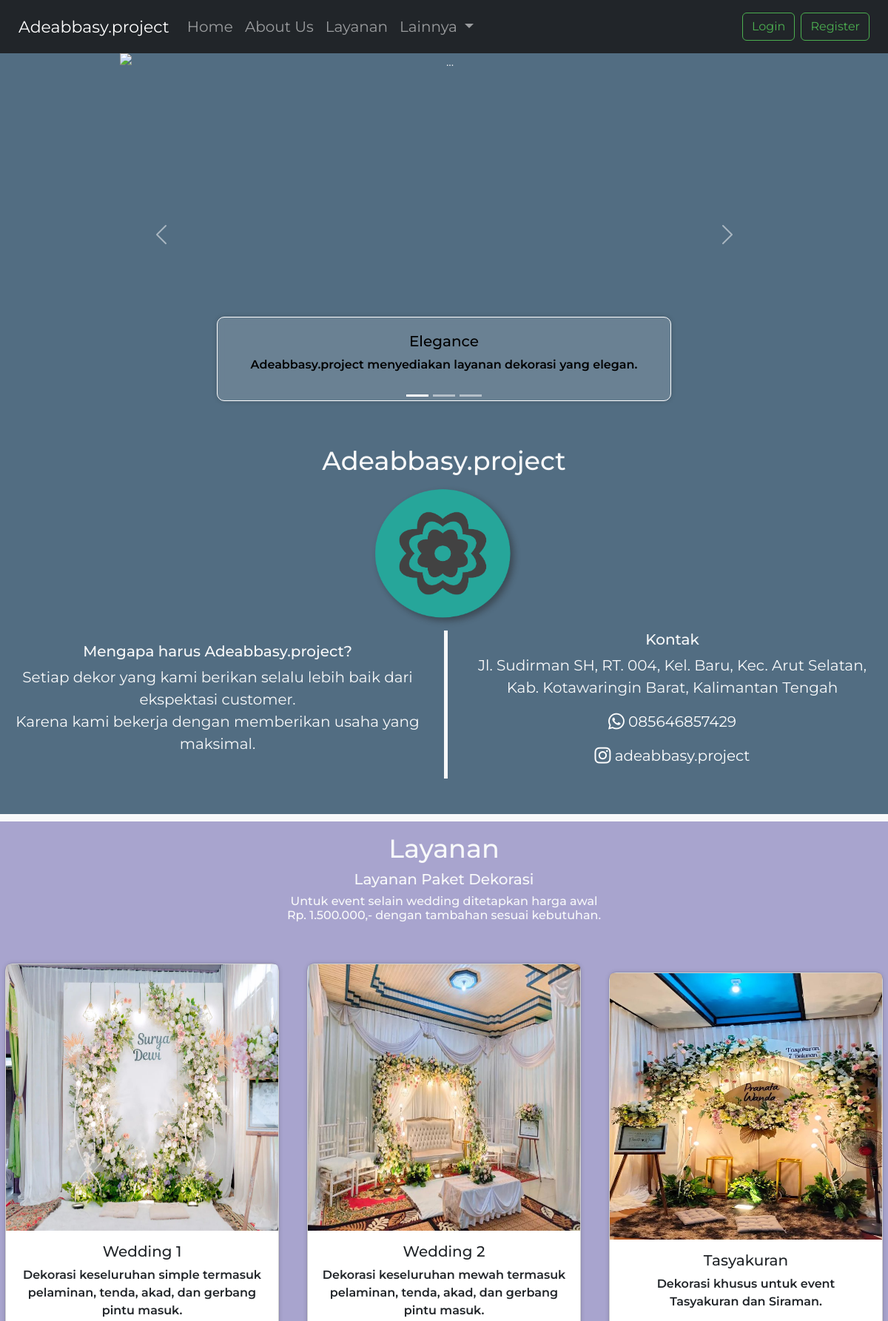
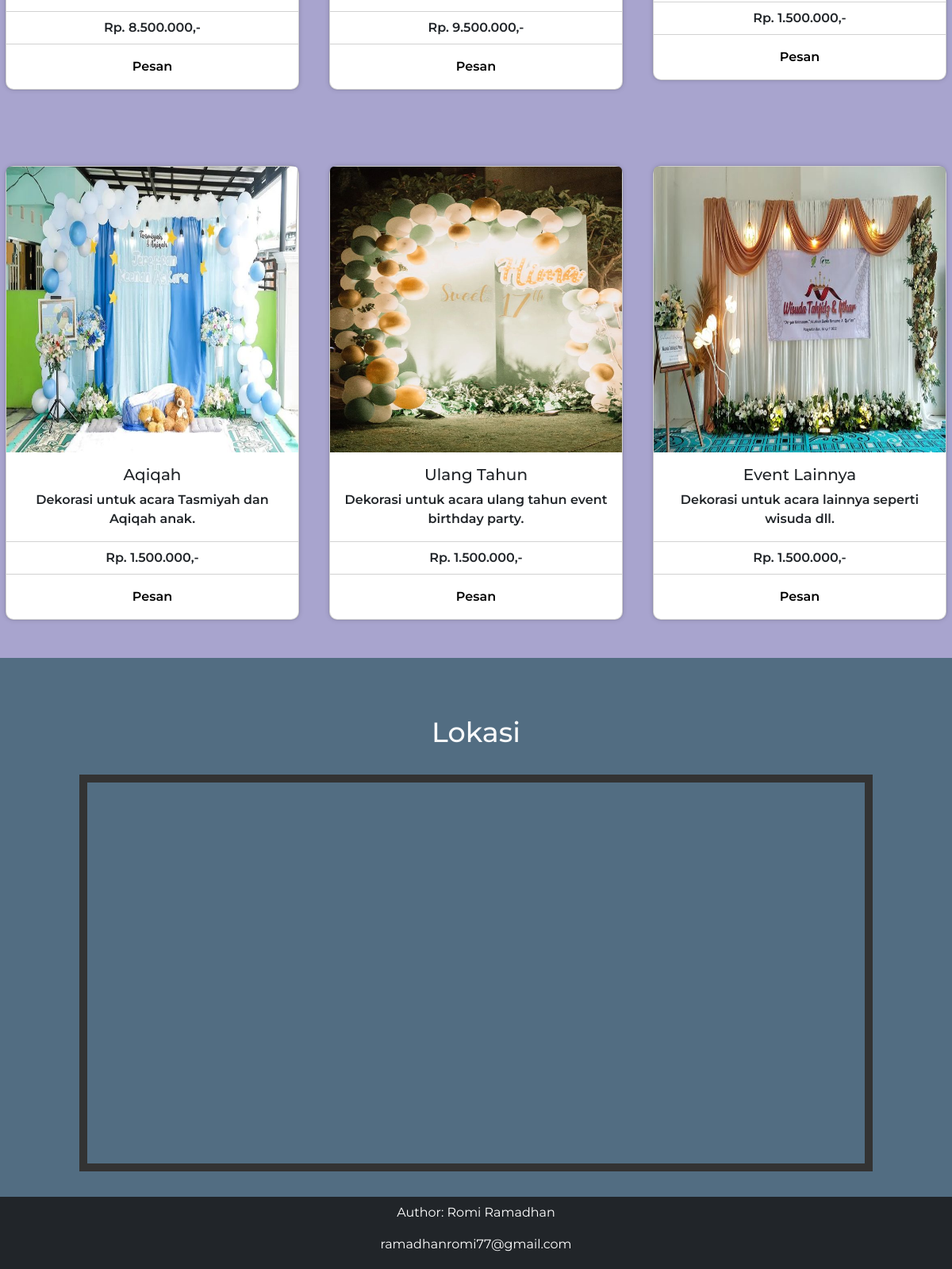
The page / on the database its author committed (2 pictures, top to bottom).
### tables this page shows
CREATE TABLE `paket_layanan` (
  `idpaket` int(10) UNSIGNED NOT NULL,
  `nama_paket` varchar(45) DEFAULT NULL,
  `deskripsi_paket` varchar(200) DEFAULT NULL,
  `harga_paket` int(10) UNSIGNED DEFAULT NULL,
  `gambar_paket` varchar(200) DEFAULT NULL
);

### admin/function.php (called while the page is built, shortened)
<?php
    $conn = mysqli_connect('localhost','root','','dbadeabbasy');
    function query($query){
        global $conn;
        $result = mysqli_query($conn, $query);
        $rows = [];
        while ($row = mysqli_fetch_assoc($result)){
            $rows[] = $row;
        }
        return $rows;
    }
?>

### index.php (the view, shortened to what this page needs)
<?php
    require ("admin/function.php");
    $paket = query ('SELECT * FROM paket_layanan;');
?>
<!DOCTYPE html>
<html lang="en">
    <head>
        <link rel="stylesheet" href="https://cdnjs.cloudflare.com/ajax/libs/bootstrap/5.3.0/css/bootstrap.min.css">
        <link rel="stylesheet" href="https://cdnjs.cloudflare.com/ajax/libs/font-awesome/6.0.0-beta3/css/all.min.css">
        <link href="https://cdn.jsdelivr.net/npm/bootstrap@5.3.0-alpha1/dist/css/bootstrap.min.css" rel="stylesheet">
    </head>
    <body style="background: white;">
        <nav class="navbar navbar-expand-lg navbar-dark bg-dark text-light sticky-top atas">
            <div class="container-fluid" style="font-size: 20px;">
                <a class="navbar-brand" href="index.php" style="font-size: 22px;">Adeabbasy.project</a>
                <div class="collapse navbar-collapse" id="navbarScroll">
                    <ul class="navbar-nav me-auto my-2 my-lg-0 navbar-nav-scroll" style="--bs-scroll-height: 100px;">
                        <li class="nav-item">
                            <a class="nav-link" aria-current="page" href="#">Home</a>
                        </li>
                        <li class="nav-item">
                            <a class="nav-link" href="#about">About Us</a>
                        </li>
                        <li class="nav-item">
                            <a class="nav-link" href="#layanan">Layanan</a>
                        </li>
                        <li class="nav-item dropdown">
                            <a class="nav-link dropdown-toggle" href="#" role="button" data-bs-toggle="dropdown" aria-expanded="false">
                                Lainnya
                            </a>
                        </li>
                    </ul>
                    <div class='d-flex' role='search'>
                        <a href="login.php"><button class="btn btn-outline-success me-2">Login</button></a>
                        <a href="register.php"><button class="btn btn-outline-success">Register</button></a>
                    </div>
                </div>
            </div>
        </nav>
        <div id="home" class="text-center text-light justify-content-between" style="height: 100%; background: #526D82; box-shadow: 0 0 6px 0 rgba(29, 29, 29, 0.21);">
            <div id="carouselExampleCaptions" class="carousel slide container-fluid justify-content-between" style="width: 75%;">
                <div class="carousel-indicators">
                    <button type="button" data-bs-target="#carouselExampleCaptions" data-bs-slide-to="0" class="active" aria-current="true" aria-label="Slide 1"></button>
                    <button type="button" data-bs-target="#carouselExampleCaptions" data-bs-slide-to="1" aria-label="Slide 2"></button>
                    <button type="button" data-bs-target="#carouselExampleCaptions" data-bs-slide-to="2" aria-label="Slide 3"></button>
                </div>
                <div class="carousel-inner">
                    <div class="carousel-item active">
                        <img src="assets/karosel3.jpg" class="d-block w-100 karoselimg" alt="..." >
                        <div class="carousel-caption kacarosel">
                            <h5>Elegance</h5>
                            <p>Adeabbasy.project menyediakan layanan dekorasi yang elegan.</p>
                        </div>
                    </div>
                </div>
                <button class="carousel-control-prev" type="button" data-bs-target="#carouselExampleCaptions" data-bs-slide="prev">
                    <span class="carousel-control-prev-icon" aria-hidden="true"></span>
                </button>
                <button class="carousel-control-next" type="button" data-bs-target="#carouselExampleCaptions" data-bs-slide="next">
                    <span class="carousel-control-next-icon" aria-hidden="true"></span>
                </button>
            </div>
            <div id="about" class="row align-items-center mt-4 mb-5 nolink">
                <div class="col-md-12 mt-2 pt-2">
                    <h2>Adeabbasy.project</h2>
                    <img src="assets/Logo1.png" alt="..." style="height: 200px; width: 300px;">
                </div>
                <div class="col-md-6">
                    <h5>Mengapa harus Adeabbasy.project?</h5>
                    <p style="font-size: 20px;">Setiap dekor yang kami berikan selalu lebih baik dari ekspektasi customer.<br>
                    Karena kami bekerja dengan memberikan usaha yang maksimal.</p>
                </div>
                <div class="col-md-6" style="border-left: 5px solid;">
                    <h5>Kontak</h5>
                    <p style="font-size: 20px;">
                        Jl. Sudirman SH, RT. 004, Kel. Baru, Kec. Arut Selatan, <br>
                        Kab. Kotawaringin Barat, Kalimantan Tengah
                    </p>
                    <a href="https://wa.me/6282227774402" target=”_blank” style="text-decoration: none; color: white;"><p style="font-size: 20px;"><span class="fa-brands fa-whatsapp fa-lg"></span> 085646857429</p></a>
                    <a href="https://www.instagram.com/adeabbasy.project/" target=”_blank” style="text-decoration: none; color: white;"><p style="font-size: 20px;"><span class="fa-brands fa-instagram fa-lg"></span> adeabbasy.project</p></a>
                </div>
            </div>
            <div id="layanan" class="row align-items-center mt-4 mb-5 nolink" style="background: #A8A4CE;">
                <div class="col-md-12 pt-3" style="border-top: 10px solid;">
                    <h2>Layanan</h2>
                </div>
                <div class="col-md-12">
                    <h5>Layanan Paket Dekorasi</h5>
                    <h6>Untuk event selain wedding ditetapkan harga awal<br> Rp. 1.500.000,- dengan tambahan sesuai kebutuhan.</h6>
                </div>
                <?php
                foreach($paket as $row) :
                ?>
                <div class="col-xl-4 pt-5 pb-5">
                    <div class="col-6 card text-dark mx-auto kartu" style="width: 370px;">
                        <img src="assets/<?= $row['gambar_paket']; ?>" class="card-img-top" alt="..." style="height: 360px;">
                        <div class="card-body">
                            <h5 class="card-title"><?= $row['nama_paket']; ?></h5>
                            <p class="card-text"><?= $row['deskripsi_paket']; ?></p>
                        </div>
                        <ul class="list-group list-group-flush">
                            <li class="list-group-item">
                                Rp. <?= number_format($row["harga_paket"],0,',','.'); ?>,-
                            </li>
                        </ul>
                        <a href="pesan.php">
                            <div class="card-body pesan">
                                <div class="card-link">Pesan</div>
                            </div>
                        </a>
                    </div>
                </div>
                <?php endforeach; ?>
            </div>
            <div class="mid">
                <h2 id="lokasi">Lokasi</h2><br>
                <iframe src="https://maps.google.com/maps?width=600&amp;height=400&amp;hl=en&amp;q=-2.692041, 111.629014&amp;t=&amp;z=14&amp;ie=UTF8&amp;iwloc=B&amp;output=embed" class="peta" width="1000" height="500" frameborder="0" style="border: 10px solid #333" allowfullscreen="" aria-hidden="false" tabindex="0" ></iframe>
            </div>
        </div>
        <footer>
            <div class="foot1">
                <p>Author: Romi Ramadhan</p>
                <p>ramadhanromi77@gmail.com</p>
            </div>
        </footer>
    </body>
</html>

### index.php (style rules this page uses)
body { font-family: 'Montserrat', sans-serif; background: #f8f8f8; }
.carousel-caption { background: rgba(0, 0, 0, 0.7); border-radius: 10px; color: white; font-weight: 600; backdrop-filter: blur(5px); }
h2 { font-size: 35px; }
.mid { text-align: center; padding: 25px; border-collapse: collapse; }
.atas { padding: 13px; }
footer { text-align: center; padding: 3px 0; background-color: #212529; color: white; }
.nolink a { text-decoration: none; color: black; }
.foot1 { padding-top: 5px; }
.karoselimg { height: 490px; border-bottom-left-radius: 10px; border-bottom-right-radius: 10px; }
.kacarosel { background: rgba(255, 255, 255, 0.14); border-radius: 10px; border: 1px solid #fff; box-shadow: 0 0 6px 0 rgba(29, 29, 29, 0.21); color: black; font-weight: 600; backdrop-filter: blur(5px) }
.btn-outline-success { border-color: #4CAF50; color: #4CAF50; }
.card { border-radius: 10px; box-shadow: 0 0 6px 0 rgba(0, 0, 0, 0.16), 0 0 0 1px rgba(0, 0, 0, 0.06); color: black; font-weight: 600; backdrop-filter: blur(5px); transition: all 0.3s; }

### rows shown on the page
paket_layanan: gambar_paket (picture), nama_paket "Wedding 1", deskripsi_paket "Dekorasi keseluruhan simple termasuk pelaminan, tenda, akad, dan gerbang pintu masuk.", harga_paket "8.500.000"
paket_layanan: gambar_paket (picture), nama_paket "Wedding 2", deskripsi_paket "Dekorasi keseluruhan mewah termasuk pelaminan, tenda, akad, dan gerbang pintu masuk.", harga_paket "9.500.000"
paket_layanan: gambar_paket (picture), nama_paket "Tasyakuran", deskripsi_paket "Dekorasi khusus untuk event Tasyakuran dan Siraman.", harga_paket "1.500.000"
paket_layanan: gambar_paket (picture), nama_paket "Aqiqah", deskripsi_paket "Dekorasi untuk acara Tasmiyah dan Aqiqah anak.", harga_paket "1.500.000"
paket_layanan: gambar_paket (picture), nama_paket "Ulang Tahun", deskripsi_paket "Dekorasi untuk acara ulang tahun event birthday party.", harga_paket "1.500.000"
paket_layanan: gambar_paket (picture), nama_paket "Event Lainnya", deskripsi_paket "Dekorasi untuk acara lainnya seperti wisuda dll.", harga_paket "1.500.000"
